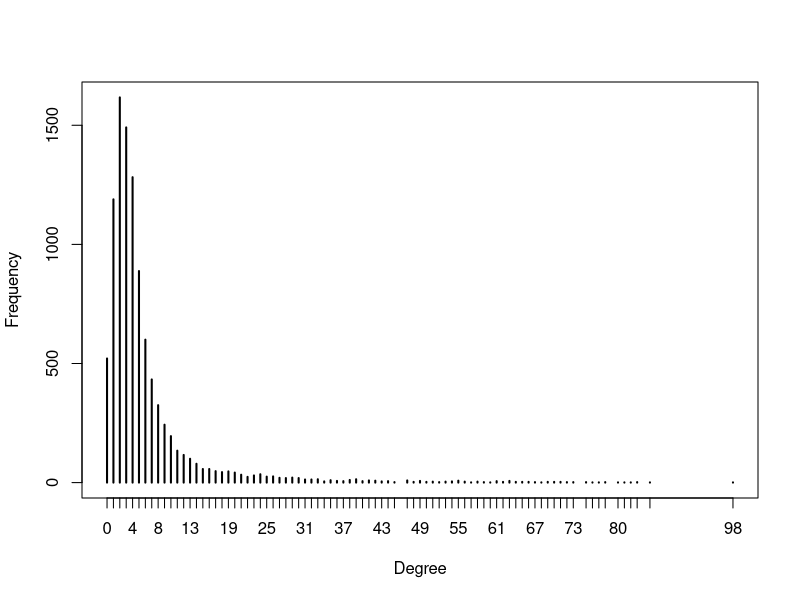

Recreate this plot in R.
library(igraph)
g<-sample_fitness_pl(10000, 30000, 2.2 ,exponent.in = -1, loops = FALSE, multiple = FALSE,finite.size.correction = TRUE)
#t = table(degree(G2))

#g <- sample_fitness_pl(10000, 30000, 2.2, 2.3)
t = table(degree(g))
plot(t , xlab="Degree", ylab="Frequency")
#plot(degree_distribution(g, cumulative=TRUE, mode="out"), log="xy")
#plot(t ,xlim=c(xlab="Degree", ylab="Frequency")
